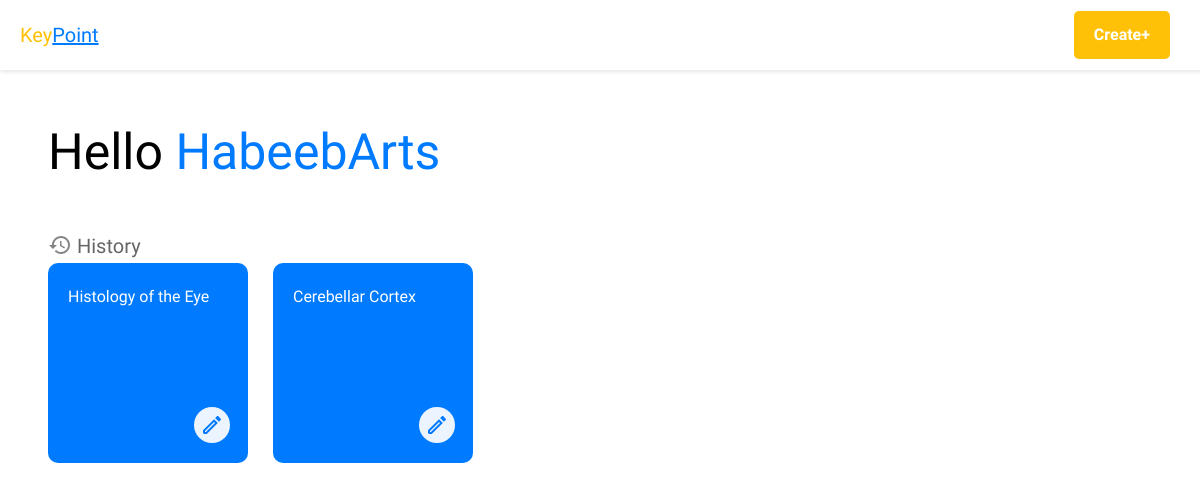
The page / (signed in) on the database as committed earlier.
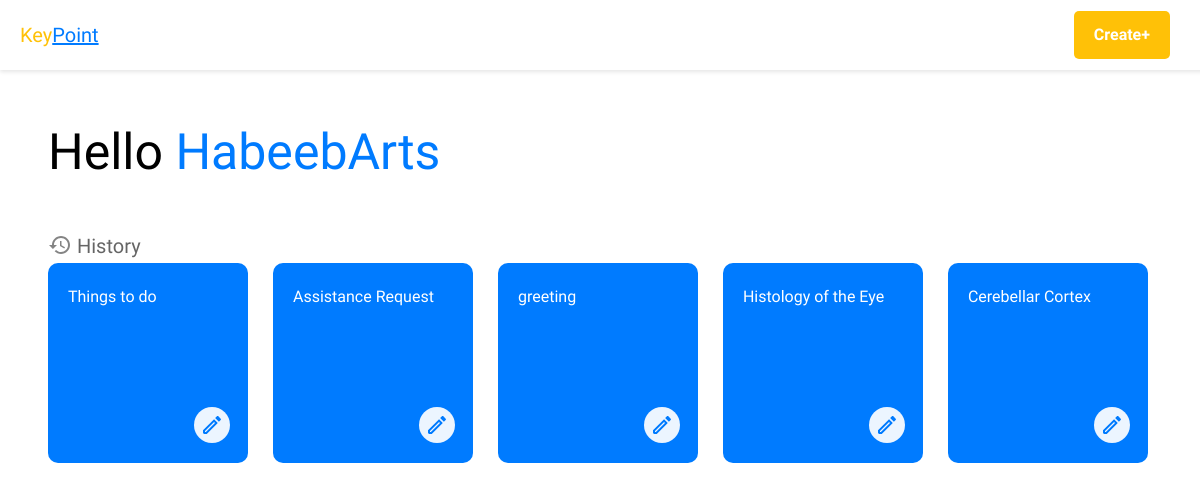
The same page on the database as committed later.
### home/models.py (models this page shows, shortened)
class SavedData(models.Model):
    author = models.ForeignKey(User, on_delete=models.CASCADE)
    title = models.CharField(max_length=60, unique=True)
    data = models.TextField()
    slug = models.SlugField(max_length=100, unique=True, blank=True)

### home/views.py (the view)
# urls.py: path("", homePageView, name='home'),
def homePageView(request):
    if request.user.is_authenticated:
        user_data = SavedData.objects.filter(author=request.user)
        reversed_user_data = user_data[::-1]
        context = {
            'historical_chats':reversed_user_data
        }
        return render(request, 'home.html', context)
    else:
        return render(request, 'home.html')

### home/templates/home.html (shortened to what this page needs)
{% extends 'base.html' %}
{% block content %}
{% load socialaccount %}
{% if user.is_authenticated %}
<header class="header">
    <div class="logo">
        <a href="{% url 'home' %}">
        <strong style="color: #ffc107; display: inline-block;">Key</strong><div style="text-decoration: underline; color: #007bff; display: inline-block;">Point</div>
        </a>
    </div>
    <nav class="navigation">
        <ul>
            <li class="boxed-link"><a href="{% url 'emphasis' %}"><div>Create+</div></a></li>
        </ul>
    </nav>
</header>
<main class="home-content">
<div class="name"  id="text-container">
Hello <strong class="name-color"><a href="{% url 'settings' %}">{{user.username}}</a></strong>
</div><br>
<div class="h3-container" style="opacity: 60%;">
    <div class="history">
        History
    </div>
</div>
<div class="scroll-container">
    <div class="container">
        {% if historical_chats %}
            {% for data in historical_chats %}
            <div class="square-box">
                <a href="{% url 'detail' data.slug %}" class="box-link">
                    <div class="box-content">{{ data.title }}</div>
                </a>
                <a href="{% url 'edit' data.slug %}" class="edit-link">
                </a>
            </div>
            {% endfor %}
        {% else %}
        <div class="no-history-box">
            <div class="no-history-box-content" style="opacity: 50%;">No data</div>
        </div>
        {% endif %}
    </div>
</div>
</main>
{% endif %}
{% endblock %}

### home/templates/base.html (shortened to what this page needs)
{% load static %}
<!DOCTYPE html>
<html lang="en">
<head>
    <link rel="stylesheet" href="{% static 'css/styles.css' %}">
</head>
<body>
    {% load socialaccount %}
    {% block content %}{% endblock %}
</body>
</html>

### home/static/css/styles.css (style rules this page uses)
body, html { font-family: 'Google Sans', sans-serif; font-size: 20px; line-height: 1.7; }
.home-content { margin-top: 70px; padding: 40px; }
.header { height: 30px; background-color:white; padding: 20px; display: flex; justify-content: space-between; align-items: center; box-shadow: 0 2px 4px rgba(0, 0, 0, 0.1); position: fixed; top: 0; left: 0; right: 0; width: 100%; }
.navigation ul { list-style: none; padding: 0; margin: 0; }
.navigation ul li { display: inline-block; }
.navigation ul li a { text-decoration: none; color: #007bff; font-weight: bold; font-size: 16px; transition: color 0.3s; }
.boxed-link { margin-right: 50px; }
.boxed-link div { background-color: #ffc107; padding: 10px 20px; border-radius: 5px; color: #fff; font-weight: bold; }
strong { font-weight: 500; }
.history_svg { margin-bottom: -3.5px; color: #007bff; }
#text-container a { text-decoration: none; color: #007bff; }
#text-container strong { color: #007bff; }
.scroll-container { overflow-x: auto; white-space: nowrap; scrollbar-width: thin; }
.container { display: inline-block; }
.square-box { position: relative; width: 180px; height: 180px; background-color: #007bff; display: inline-block; margin-right: 20px; border-radius: 10px; padding: 10px; transition: background-color 0.3s; }
.box-link { display: block; width: 100%; height: 100%; text-decoration: none; }
.box-content { color: #fff; font-size: 16px; padding: 10px; overflow: hidden; text-overflow: ellipsis; white-space: nowrap; }
.edit-link { position: absolute; bottom: 10px; right: 18px; }
.edit-link-svg { background-color: rgba(255, 255, 255, 0.925); fill: #007bff; border-radius: 50px; padding: 6px; }
.name { font-size: 50px; }
.name-color { color: #007bff; text-transform: capitalize; }

Rows that differ between the two databases and show on the page:
added SavedData: title "Things to do"
added SavedData: title "Assistance Request"
added SavedData: title "greeting"
